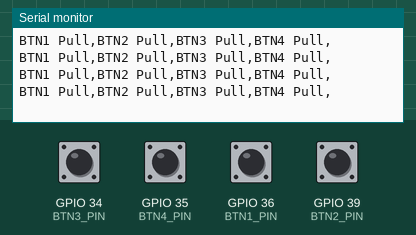
Simulated run of this sketch. Board: ESP32. On the bench: the last lines printed to the serial monitor. The inputs (shaded band) are chosen by the test bench; at power-on: GPIO 34 (BTN3_PIN), GPIO 35 (BTN4_PIN), GPIO 36 (BTN1_PIN), GPIO 39 (BTN2_PIN) HIGH.

Above: at 2.3 s.
2.4 s: GPIO 34 (BTN3_PIN) pulled LOW for 0.65 s
At 2.9 s:
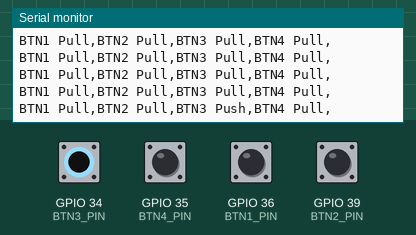
4.5 s: GPIO 35 (BTN4_PIN) pulled LOW for 0.65 s
At 4.9 s:
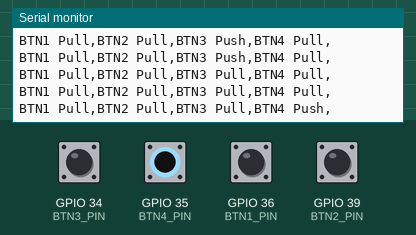
6.6 s: GPIO 36 (BTN1_PIN) pulled LOW for 0.65 s
At 7.4 s:
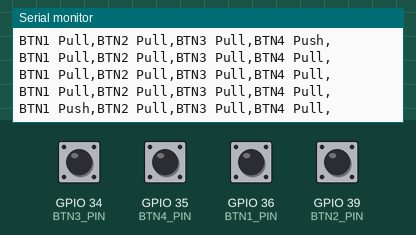
8.7 s: GPIO 39 (BTN2_PIN) pulled LOW for 0.65 s
At 9.4 s:
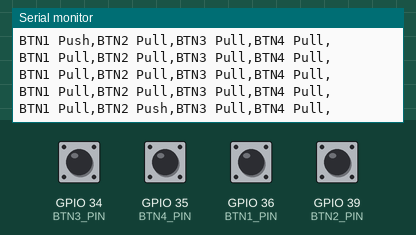
10.8 s: GPIO 34 (BTN3_PIN) driven LOW and GPIO 35 (BTN4_PIN) driven LOW
At 11.4 s:
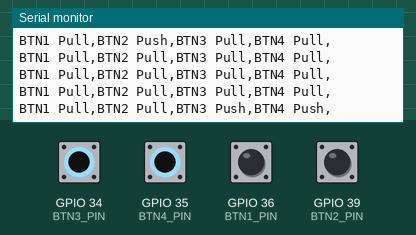
13.0 s: GPIO 36 (BTN1_PIN) pulled LOW for 1 s
At 13.4 s:
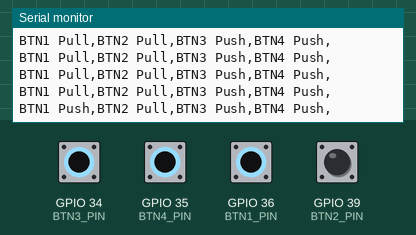

The sketch:

2.Button_example.ino
```cpp
/**
 * @brief 버튼 예제
 *
 */
// ======== 사용 라이브러리 =========
// (이 예제는 LED 토글만 사용하므로 아래 헤더는 생략 가능합니다)
// // MAX3010x : 1.1.2
// // Adafruit_GFX : 1.12.1
// // Adafruit_SSD1306 : 2.5.13
// =================================

// #include <Arduino.h>  // PlatformIO/VSCode 사용 시 권장

// 핀 번호

#define BTN1_PIN 36
#define BTN2_PIN 39
#define BTN3_PIN 34
#define BTN4_PIN 35

// 주기 제어

#define BTN_INTERVAL_TIME_MS 500 // (500ms)

// 주기 제어를 위한 변수

uint32_t prev_time;

// 버튼 눌림 상태 변수

int btn_1_state = 0;
int btn_2_state = 0;
int btn_3_state = 0;
int btn_4_state = 0;

void setup()
{
  // 시리얼 초기화 및 시작
  Serial.begin(115200);

  // 버튼들을 입력모드로 설정합니다.
  pinMode(BTN1_PIN, INPUT);
  pinMode(BTN2_PIN, INPUT);
  pinMode(BTN3_PIN, INPUT);
  pinMode(BTN4_PIN, INPUT);

}

void loop()
{


  if (millis() - prev_time >= BTN_INTERVAL_TIME_MS) // 500ms마다 버튼상태 체크
  {
    // cpu 가동시간으로 부터 시간 측정
    prev_time = millis();

    // 버튼이 눌렸는지 여부를 입력 받습니다.
    btn_1_state = digitalRead(BTN1_PIN);
    btn_2_state = digitalRead(BTN2_PIN);
    btn_3_state = digitalRead(BTN3_PIN);
    btn_4_state = digitalRead(BTN4_PIN);

    // 회로상, 버튼은 풀업 되어있으므로, LOW가 눌림 입니다.
    // 버튼이 눌리면 해당 버튼에 대한 상태메시지가 시리얼 모니터에 출력 됩니다.
    if (btn_1_state == LOW)
    {
      Serial.print("BTN1 Push,");
    }
    else
    {
      Serial.print("BTN1 Pull,");
    }

    if (btn_2_state == LOW)
    {
      Serial.print("BTN2 Push,");
    }
    else
    {
      Serial.print("BTN2 Pull,");
    }

    if (btn_3_state == LOW)
    {
      Serial.print("BTN3 Push,");
    }
    else
    {
      Serial.print("BTN3 Pull,");
    }

    if (btn_4_state == LOW)
    {
      Serial.print("BTN4 Push");
    }
    else
    {
      Serial.print("BTN4 Pull");
    }
    Serial.println(",");
  }

}
```

Measured:
- after the input at 2.4 s, the serial monitor: prints a new line after 0.10 s (image 1)
- after the input at 4.5 s, the serial monitor: prints a new line at once (image 2)
- after the input at 6.6 s, the serial monitor: prints a new line after 0.40 s (image 3)
- after the input at 8.7 s, the serial monitor: prints a new line after 0.30 s (image 4)
- after the input at 10.8 s, the serial monitor: prints a new line after 0.20 s (image 5)
- after the input at 13.0 s, the serial monitor: prints a new line at once (image 6)
